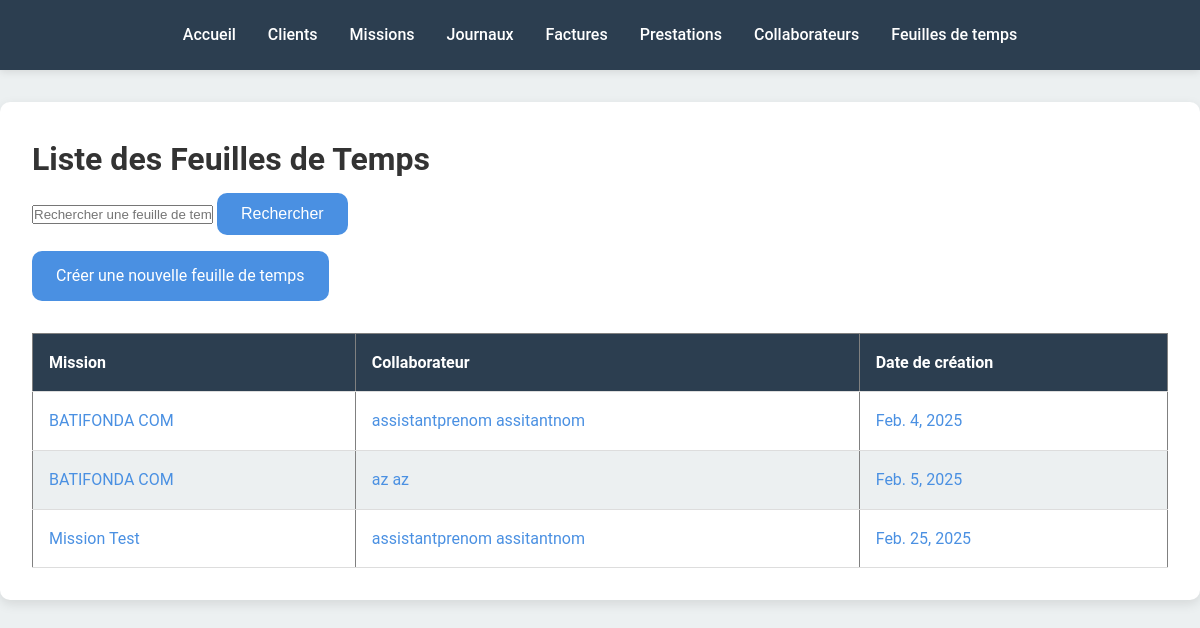
Page /feuilles-de-temps/ (signed in) on the committed database.
### projManagement/models.py (models this page shows, shortened)
class FeuilleDeTemps(models.Model):
    mission = models.ForeignKey('Mission', on_delete=models.CASCADE, related_name='feuilles_de_temps')
    collaborateur = models.ForeignKey(Collaborateur, on_delete=models.CASCADE, related_name='feuilles_de_temps')
    date_creation = models.DateField(default=now, editable=True)

class Mission(models.Model):
    title = models.CharField(max_length=255)
    description = models.TextField(blank=True, null=True)
    start_date = models.DateField()
    end_date = models.DateField(blank=True, null=True)
    client = models.ForeignKey(Client, on_delete=models.CASCADE, related_name="missions")
    libelle = models.CharField(max_length=255, default = '')
    budget = models.DecimalField(max_digits=10, decimal_places=2, default=0)
    statut = models.CharField(max_length=20, choices=[("en cours", "En cours"), ("en attente", "En attente"), ("fermé", "Fermé")], default='En attente')

class Collaborateur(models.Model):
    class Role(models.TextChoices):
        COMPTABLE  = 'COMPTABLE', 'Comptable'
        DIRECTEUR  = 'RAF', 'Responsable administratif et financier'
        ASSOCIE  = 'ASSOCIE', 'Associé'
    nom = models.CharField(max_length=100)
    prenom = models.CharField(max_length=100)
    email = models.EmailField(unique=True)
    password = models.CharField(max_length=128)
    role = models.CharField(max_length=10, choices=Role.choices)
    tarif_horaire = models.DecimalField(max_digits=10, decimal_places=2)

### projManagement/views.py (the view)
# urls.py: path('feuilles-de-temps/', views.feuilles_de_temps, name='feuilles_de_temps'),
def feuilles_de_temps(request):
    query = request.GET.get('q', '')  # Récupère la requête de recherche
    feuilles_list = FeuilleDeTemps.objects.all()
    if query:
        feuilles_list = feuilles_list.filter(
            Q(collaborateur__nom__icontains=query) |
            Q(collaborateur__prenom__icontains=query) |
            Q(mission__title__icontains=query)
        )
    return render(request, 'projManagement/feuillesDeTemps.html', {'feuilles': feuilles_list, 'query': query})

### projManagement/templates/projManagement/feuillesDeTemps.html
{% extends 'projManagement/overlay.html' %}
{% block content %}
<h1>Liste des Feuilles de Temps</h1>
<form method="GET" action="">
    <input type="text" name="q" placeholder="Rechercher une feuille de temps..." value="{{ request.GET.q }}">
    <button type="submit" class="btn">Rechercher</button>
</form>
<a href="{% url 'creer_feuille_de_temps' %}" class="btn">Créer une nouvelle feuille de temps</a>
<table border="1">
    <thead>
        <tr>
            <th>Mission</th>
            <th>Collaborateur</th>
            <th>Date de création</th>
        </tr>
    </thead>
    <tbody>
        {% for feuille in feuilles %}
        <tr>
            <td><a href="{% url 'detail_feuille_de_temps' feuille.id %}">{{ feuille.mission.title }}</a></td>
            <td><a href="{% url 'detail_feuille_de_temps' feuille.id %}">{{ feuille.collaborateur.prenom }} {{ feuille.collaborateur.nom }}</a></td>
            <td><a href="{% url 'detail_feuille_de_temps' feuille.id %}">{{ feuille.date_creation }}</a></td>
        </tr>
        {% empty %}
        <tr>
            <td colspan="3">Aucune feuille de temps trouvée.</td>
        </tr>
        {% endfor %}
    </tbody>
</table>
{% endblock %}

### projManagement/static/projManagement/style.css (style rules this page uses)
:root { --font-family: 'Roboto', sans-serif; --primary: #4a90e2; --primary-hover: #357ABD; --secondary: #2c3e50; --accent: #e74c3c; --bg-light: #ecf0f1; --bg-white: #ffffff; --text: #333333; --header-height: 70px; --border-radius: 10px; --box-shadow: 0 4px 12px rgba(0, 0, 0, 0.1); }
* { margin: 0; padding: 0; box-sizing: border-box; }
html { scroll-behavior: smooth; }
body { font-family: var(--font-family); background: var(--bg-light); color: var(--text); line-height: 1.6; padding-top: var(--header-height); }
a { color: var(--primary); text-decoration: none; transition: color 0.3s ease; }
table { width: 100%; border-collapse: collapse; margin-top: 1.5rem; }
th, td { padding: 1rem; text-align: left; border-bottom: 1px solid #ddd; }
th { background: var(--secondary); color: #fff; font-weight: 600; }
tr:nth-child(even) { background: var(--bg-light); }
.btn { display: inline-block; padding: 0.75rem 1.5rem; background: var(--primary); color: #fff; border: none; border-radius: var(--border-radius); font-size: 1rem; cursor: pointer; transition: background 0.3s ease; margin: 0.5rem 0; }

### rows in the picture
FeuilleDeTemps: mission "BATIFONDA COM", collaborateur.prenom "assistantprenom", collaborateur.nom "assitantnom", date_creation "Feb. 4, 2025"
FeuilleDeTemps: mission "BATIFONDA COM", collaborateur.prenom "az", collaborateur.nom "az", date_creation "Feb. 5, 2025"
FeuilleDeTemps: mission "Mission Test", collaborateur.prenom "assistantprenom", collaborateur.nom "assitantnom", date_creation "Feb. 25, 2025"
